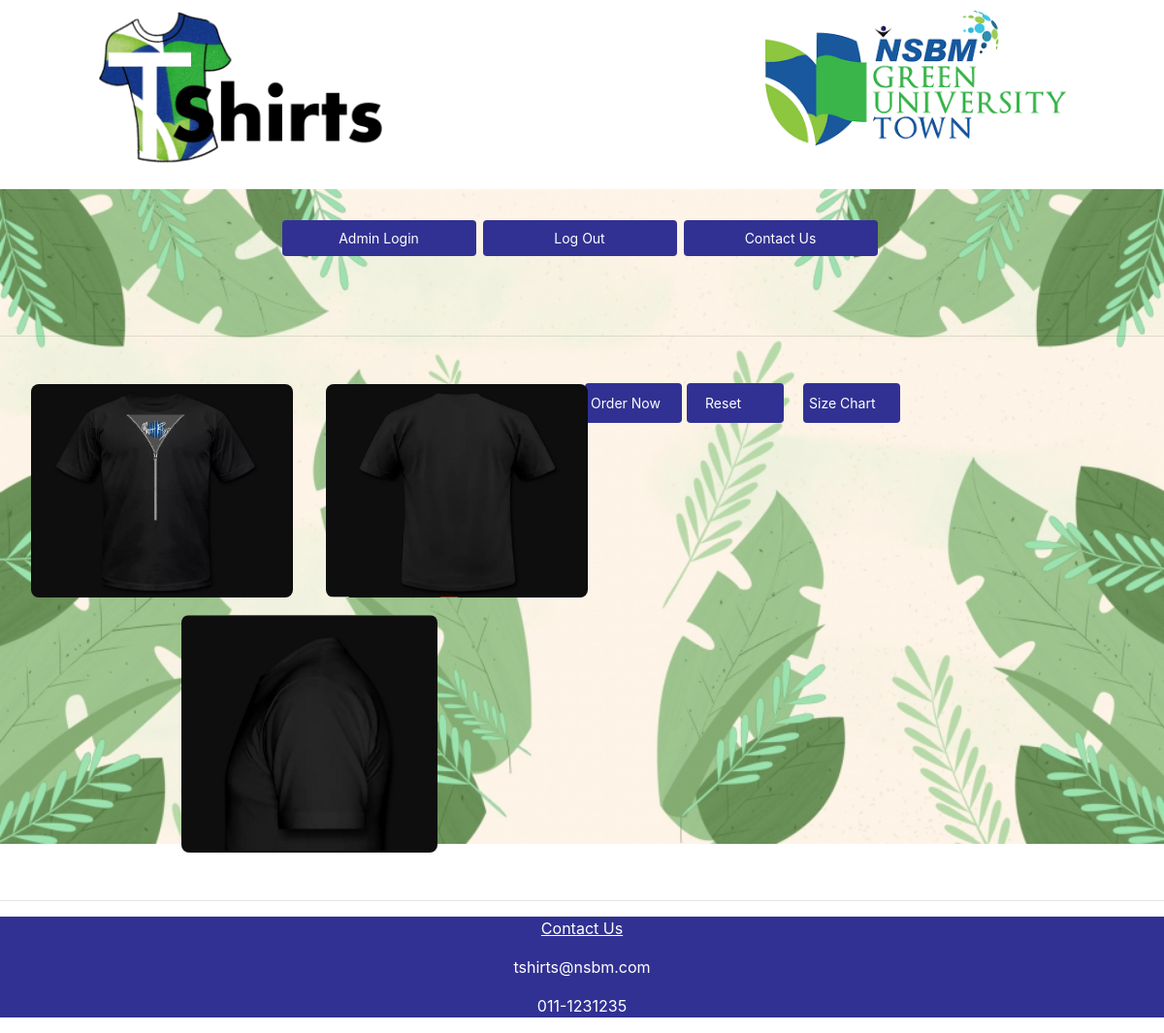
The app's page /Tshirtpage1.php, older data.
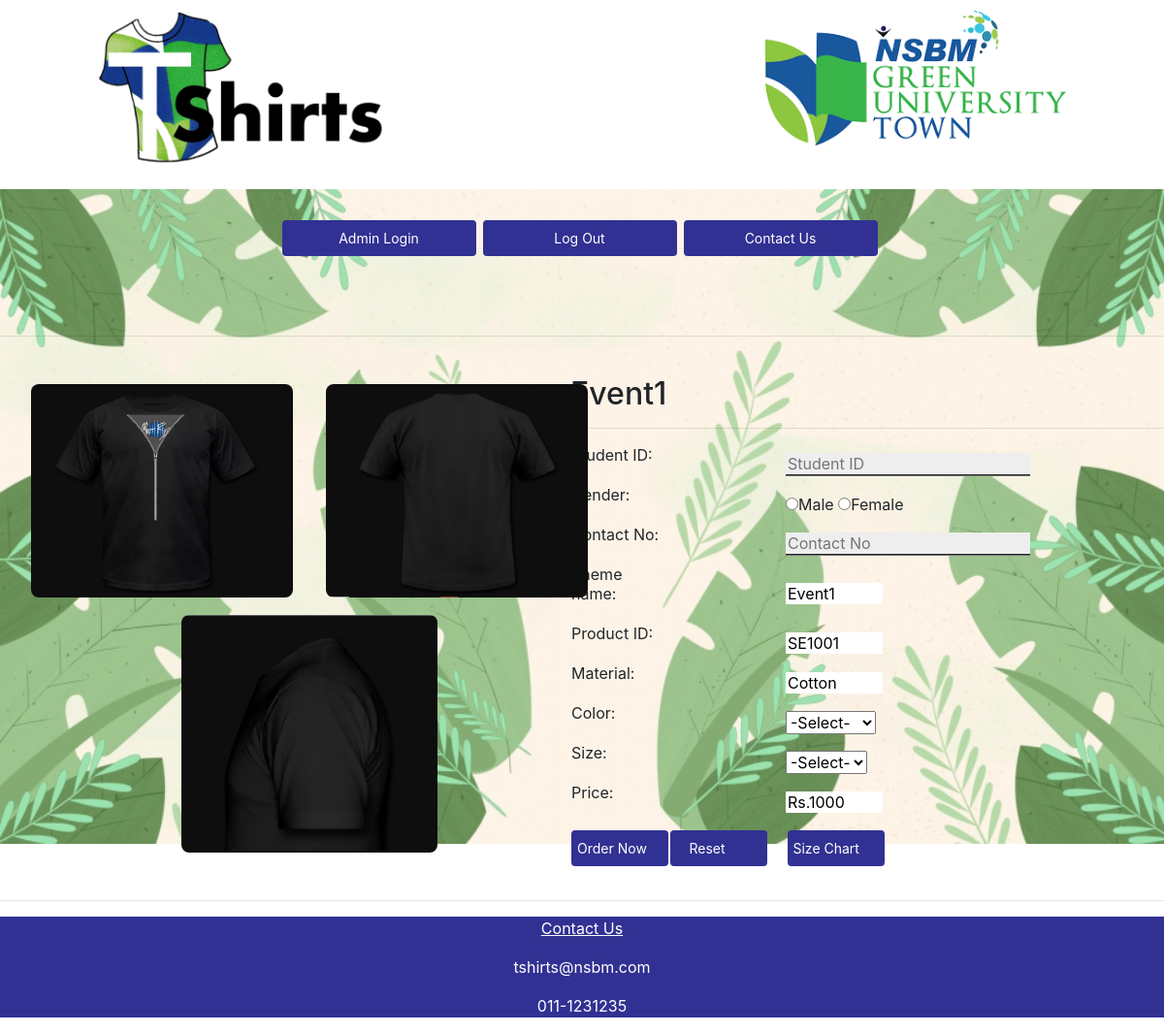
The same page, newer data.
### tables this page shows
CREATE TABLE `tshirts` (
  `Theme` varchar(255) NOT NULL,
  `prodID` varchar(10) NOT NULL,
  `Material` varchar(20) NOT NULL,
  `Color1` varchar(20) NOT NULL,
  `Color2` varchar(20) NOT NULL,
  `Color3` varchar(20) NOT NULL,
  `Color4` text NOT NULL,
  `Prices` decimal(10,0) NOT NULL,
  `ContactNO` int(11) NOT NULL
);

### Tshirtpage1.php (the view, shortened to what this page needs)
<html>
<head>
	<link rel="stylesheet" type="text/css" href="style.css">
	<link rel="stylesheet" href="https://stackpath.bootstrapcdn.com/bootstrap/4.3.1/css/bootstrap.min.css">
</head>
<body>
	<div id="container">
	<table class="site">
	<tr class="top">
		<td class="head">
			<img src="Photos/tshirtlogo.png"style="width:310px;height: auto;" >
		</td>
		<td class="logo">
			<img src="Photos/nsbmlogo.png"style="width:310px;height: auto;" >
		</td>
	</tr>
</table>
	<table class="clearfix" align="center">
      <tr>
        <td><button class="button" style="vertical-align:middle" onclick="adminlogin()"><span>Admin Login</span></button></td>
        <td><button class="button" style="vertical-align:middle" onclick="studentlogin()"><span>Log Out</span></button></td>
        <td><button class="button" style="vertical-align:middle" onclick="window.location.href='#contact'"><span>Contact Us</span></button></td>
      </tr>
    </table>
	<?php
	$connection= mysqli_connect("localhost","root","");
	?>
	</div>
	<hr>
	<div id="right">
		<?php
			$result= mysqli_query($connection,"select * from tshirts where prodID='SE1001'");
			while($row = mysqli_fetch_array($result))
		{
			?>
	<form name="tshirt_details" action="storingorderdetails.php"  method="POST">
	<table id="tshirtdetails" border="0">
	<h2 id="themename"> <?php echo $row["Theme"]; ?></h2>
	<hr>
	<tr>
		<td class="tdpadding1">Student ID:</td>
		<td class="tdpadding2"> <input class="box_border" type="text" id="stid" name="stid" placeholder="Student ID" required></td>
	</tr>
	<tr>
		<td class="tdpadding1">Gender: </td>
		<td class="tdpadding2"><input type="radio" id="gender" name="gender" value="Male" required>Male <input type="radio" id="gender" name="gender" value="Female" required>Female</td>
	</tr>
	<tr>
		<td class="tdpadding1">Contact No: </td>
		<td class="tdpadding2"><input class="box_border" type="text" id="contno" name="contno" placeholder="Contact No" required></td>
	</tr>
	<tr>
		<td class="tdpadding1">Theme name:</td>
		<td class="tdpadding2"> <input class="hideborder" type="text" name="theme" id="theme" readonly="readonly"  value=<?php echo $row["Theme"]; ?>></td>
	</tr>
	<tr>
		<td class="tdpadding1">Product ID: </td>
		<td class="tdpadding2"><input class="hideborder" id="pid" name="pid" readonly="readonly"  value=<?php echo $row["prodID"]; ?> ></td>
	</tr>
	<tr>
		<td class="tdpadding1">Material: </td>
		<td class="tdpadding2">
			<input class="hideborder" id="Material" name="Material" readonly="readonly"  value=<?php echo $row["Material"];?> >
		</td>
	</tr>
	<tr>
		<td class="tdpadding1">Color: </td>
		<td class="tdpadding2"> <select name="color" required>
			<option value="">-Select- </option>
		</select>
		</td>
	</tr>
	<tr>
		<td class="tdpadding1">Size: </td>
		<td class="tdpadding2"> <select name="size" required>
			<option value="">-Select- </option>
		</select>
		</td>
	</tr>
	<tr>
<td class="tdpadding1">Price: </td> <td class="tdpadding2"><input class="hideborder" id="prices" name="prices" readonly="readonly"  value=Rs.<?php  echo  $row["Prices"]; }?>>  </td>
	</tr>
	<tr>
		<td><input class="button2" type="submit" value="Order Now" name="order" onclick="confirmorder()"> </td><td> <input class="button2" type="reset" value="Reset" name="reset">
		<a href="sizechart.html"><input class="button2" type="button" value="Size Chart" name="checks"></a></td>
	</tr>
</form>
	</div>
	<div id="left">
	<table id="tshirttable" border="0">
	<tr>
		<td>
	<a href="Photos/black 2 front.JPG"><img class="timg" src="Photos/black 2 front.JPG"></a>
		</td>
		<td>
	<a href="Photos/black 2 rear.JPG"><img class="timg" src="Photos/black 2 rear.JPG"></a>
		</td>
	</tr>
	<tr>
		<td  id="thirdrow" colspan="2">
	<a href="Photos/black 2 left.JPG"><img id="thirdimg" src="Photos/black 2 left.JPG"></a>
		</td>
	</tr>
</table>
	</div>
	<br>
	<hr>
	<div id="contact" class="contact">
	<p ><u><center>Contact Us</center></u></p>
	<p><center>tshirts@nsbm.com</center></p>
	<p><center>011-1231235</center></p>
</div>
</body>
</html>

### style.css (style rules this page uses)
.contact { background-color: #313193; color: white; }
a { text-decoration: none; display: inline-block; padding: 8px 16px; }
.site { background: rgba(255, 255, 255,0.6); margin: 10px auto; width: 1000px; }
.head { float: left; }
.button { display: inline-block; border-radius: 4px; background-color: #313193; border: none; color: #FFFFFF; text-align: center; font-size: 14px; padding: 10px; width: 200px; transition: all 0.5s; cursor: pointer; margin-top: 30px; margin-right: 5px; }
.button span { cursor: pointer; display: inline-block; position: relative; transition: 0.5s; }
.button span:after { content: '\00bb'; position: absolute; opacity: 0; top: 0; right: -20px; transition: 0.5s; }
#container { height:40%; width:100%; }
#left { width:49%; padding-top:2%; background-color: }
.box_border { border-top-style: hidden; border-right-style: hidden; border-left-style: hidden; border-bottom-style: groove; background-color: #eee; }
.timg { height:220px; width:270px; border-radius: 8px; }
#tshirtdetails { width:300px; height:300px; padding-left:5%; background-color:; }
#right { padding-top:2%; width:51%; float:right; }
.hideborder { border:0px; width:100px; }
#tshirttable { margin-left:2.5%; height:450px; }
#thirdimg { align height:220px; width:270px; border-radius: 8px; display: block; margin-left: auto; margin-right: auto; width:46%; }
.tdpadding1 { padding-bottom:20px; }
.tdpadding2 { padding-left:120px; }
.logo { margin-left: 10px; float: right; }
body { font-family: sans-serif; }
.button2 { padding: 10px 6px; border: solid; padding-right:30px; display: inline-block; border-radius: 4px; background-color: #313193; border: none; color: #FFFFFF; font-size: 14px; cursor: pointer; transition: 0.5s; width:100px;" }
body { background-image: url(Photos/background.jpg); background-repeat: no-repeat; background-size:100%; background-position: center; background-attachment: fixed; }

Row changes from the older to the newer data that the page shows:
added tshirts: Theme "Event1", theme "Event1", pid "SE1001", Material "Cotton", prices "Rs.1000"
